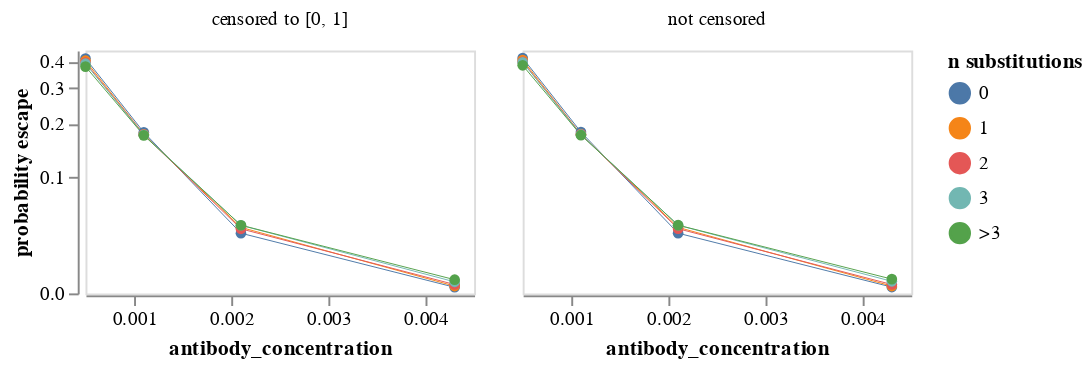

The notebook cell this image was saved under:
### Code cell
plot_avg_escape(prob_escape_3944)

### Figure 1 — Vega-Lite specification as saved in the notebook (floating-point values rounded to 4 significant figures)
{"config": {"view": {"continuousWidth": 300, "continuousHeight": 300}, "axis": {"grid": false}}, "data": {"name": "data-2f567fe2fadc5b12e91da08c860b153f"}, "mark": {"type": "line", "point": true, "size": 0.5}, "encoding": {"color": {"field": "n_subs", "title": "n substitutions", "type": "nominal"}, "column": {"field": "censored", "title": null, "type": "nominal"}, "tooltip": [{"field": "antibody_concentration", "format": ".3g", "type": "quantitative"}, {"field": "n_subs", "type": "nominal"}, {"field": "censored", "type": "nominal"}, {"field": "probability escape", "format": ".3g", "type": "quantitative"}], "x": {"field": "antibody_concentration", "type": "quantitative"}, "y": {"field": "probability escape", "scale": {"constant": 0.05, "type": "symlog"}, "type": "quantitative"}}, "height": 125, "width": 200, "$schema": "https://vega.github.io/schema/vega-lite/v5.6.1.json", "datasets": {"data-2f567fe2fadc5b12e91da08c860b153f": [{"antibody_concentration": 0.0005, "n_subs": "0", "censored": "censored to [0, 1]", "probability escape": 0.4137}, {"antibody_concentration": 0.0005, "n_subs": "1", "censored": "censored to [0, 1]", "probability escape": 0.4042}, {"antibody_concentration": 0.0005, "n_subs": "2", "censored": "censored to [0, 1]", "probability escape": 0.3958}, {"antibody_concentration": 0.0005, "n_subs": "3", "censored": "censored to [0, 1]", "probability escape": 0.3914}, {"antibody_concentration": 0.0005, "n_subs": ">3", "censored": "censored to [0, 1]", "probability escape": 0.3792}, {"antibody_concentration": 0.0011, "n_subs": "0", "censored": "censored to [0, 1]", "probability escape": 0.1803}, {"antibody_concentration": 0.0011, "n_subs": "1", "censored": "censored to [0, 1]", "probability escape": 0.176}, {"antibody_concentration": 0.0011, "n_subs": "2", "censored": "censored to [0, 1]", "probability escape": 0.1752}, {"antibody_concentration": 0.0011, "n_subs": "3", "censored": "censored to [0, 1]", "probability escape": 0.1749}, {"antibody_concentration": 0.0011, "n_subs": ">3", "censored": "censored to [0, 1]", "probability escape": 0.1737}, {"antibody_concentration": 0.0021, "n_subs": "0", "censored": "censored to [0, 1]", "probability escape": 0.03847}, {"antibody_concentration": 0.0021, "n_subs": "1", "censored": "censored to [0, 1]", "probability escape": 0.04348}, {"antibody_concentration": 0.0021, "n_subs": "2", "censored": "censored to [0, 1]", "probability escape": 0.04221}, {"antibody_concentration": 0.0021, "n_subs": "3", "censored": "censored to [0, 1]", "probability escape": 0.04537}, {"antibody_concentration": 0.0021, "n_subs": ">3", "censored": "censored to [0, 1]", "probability escape": 0.04544}, {"antibody_concentration": 0.0043, "n_subs": "0", "censored": "censored to [0, 1]", "probability escape": 0.002989}, {"antibody_concentration": 0.0043, "n_subs": "1", "censored": "censored to [0, 1]", "probability escape": 0.00359}, {"antibody_concentration": 0.0043, "n_subs": "2", "censored": "censored to [0, 1]", "probability escape": 0.004379}, {"antibody_concentration": 0.0043, "n_subs": "3", "censored": "censored to [0, 1]", "probability escape": 0.005778}, {"antibody_concentration": 0.0043, "n_subs": ">3", "censored": "censored to [0, 1]", "probability escape": 0.006935}, {"antibody_concentration": 0.0005, "n_subs": "0", "censored": "not censored", "probability escape": 0.4159}, {"antibody_concentration": 0.0005, "n_subs": "1", "censored": "not censored", "probability escape": 0.4072}, {"antibody_concentration": 0.0005, "n_subs": "2", "censored": "not censored", "probability escape": 0.3996}, {"antibody_concentration": 0.0005, "n_subs": "3", "censored": "not censored", "probability escape": 0.397}, {"antibody_concentration": 0.0005, "n_subs": ">3", "censored": "not censored", "probability escape": 0.3845}, {"antibody_concentration": 0.0011, "n_subs": "0", "censored": "not censored", "probability escape": 0.1808}, {"antibody_concentration": 0.0011, "n_subs": "1", "censored": "not censored", "probability escape": 0.1762}, {"antibody_concentration": 0.0011, "n_subs": "2", "censored": "not censored", "probability escape": 0.1758}, {"antibody_concentration": 0.0011, "n_subs": "3", "censored": "not censored", "probability escape": 0.1752}, {"antibody_concentration": 0.0011, "n_subs": ">3", "censored": "not censored", "probability escape": 0.1741}, {"antibody_concentration": 0.0021, "n_subs": "0", "censored": "not censored", "probability escape": 0.03847}, {"antibody_concentration": 0.0021, "n_subs": "1", "censored": "not censored", "probability escape": 0.04348}, {"antibody_concentration": 0.0021, "n_subs": "2", "censored": "not censored", "probability escape": 0.04231}, {"antibody_concentration": 0.0021, "n_subs": "3", "censored": "not censored", "probability escape": 0.04539}, {"antibody_concentration": 0.0021, "n_subs": ">3", "censored": "not censored", "probability escape": 0.0455}, {"antibody_concentration": 0.0043, "n_subs": "0", "censored": "not censored", "probability escape": 0.003068}, {"antibody_concentration": 0.0043, "n_subs": "1", "censored": "not censored", "probability escape": 0.00359}, {"antibody_concentration": 0.0043, "n_subs": "2", "censored": "not censored", "probability escape": 0.004379}, {"antibody_concentration": 0.0043, "n_subs": "3", "censored": "not censored", "probability escape": 0.006066}, {"antibody_concentration": 0.0043, "n_subs": ">3", "censored": "not censored", "probability escape": 0.007248}]}}
